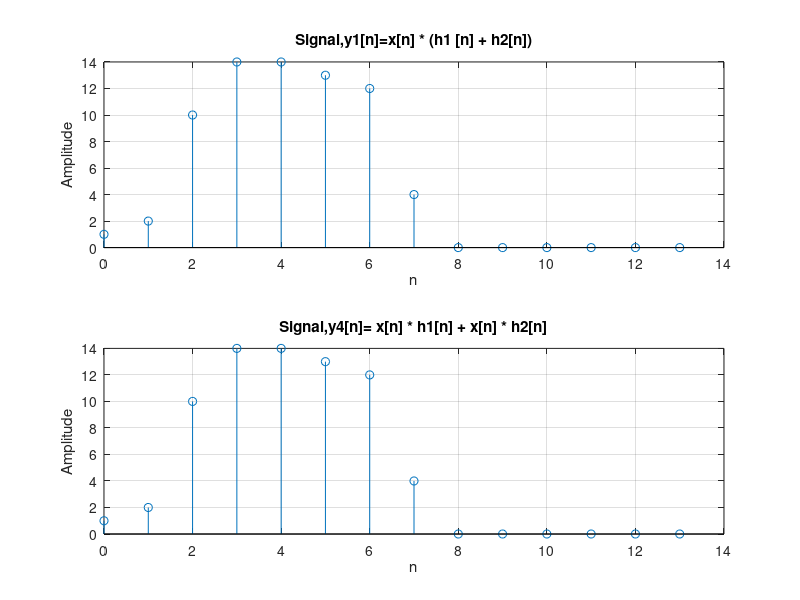

Source code (MATLAB):
x1 = [1, 1, 1, 1, 1, 0, 0, 0, 0, 0]; 
h1 = [1, -1, 3, 0, 1]; 
h2 = [0, 2, 5, 4, -1]; 
t1=h1+h2;
y1=conv(x1,t1);
y2=conv(x1,h1);
y3=conv(x1,h2);
y4=y2+y3;

nx = 0:length(y1)-1; 
nh = 0:length(y2)-1; 
ny = 0:length(y3)-1; 

figure;
subplot(2,1,1);
stem(nx,y1);
title('Signal,y1[n]=x[n] * (h1 [n] + h2[n])');
xlabel('n');
ylabel('Amplitude');
grid on;

subplot(2,1,2);
stem(nh,y4);
title('Signal,y4[n]= x[n] * h1[n] + x[n] * h2[n]');
xlabel('n');
ylabel('Amplitude');
grid on;